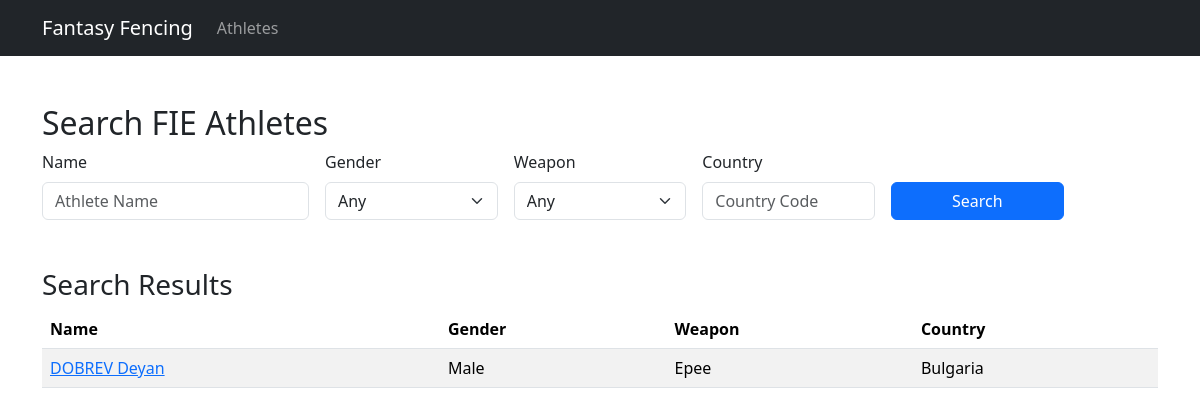
The page /frontend/php/searchAthletes.php?name=DOBREV Deyan on the database its author committed.
### tables this page shows
CREATE TABLE IF NOT EXISTS athletes (
    	id INT PRIMARY KEY,
    	name VARCHAR(100) NOT NULL,
    	firstName VARCHAR(50) NOT NULL,
    	lastName VARCHAR(50) NOT NULL,
    	gender ENUM('male', 'female') NOT NULL,
    	nationality CHAR(3) NOT NULL,
    	weapon ENUM('sabre', 'epee', 'foil') NOT NULL,
    	weapon2 ENUM('sabre', 'epee', 'foil') DEFAULT NULL,
    	isActive BOOLEAN DEFAULT FALSE
);

### backend/php/databaseFunctions.php (called while the page is built, shortened)
<?php
function searchAthletes($name = '', $gender = '', $weapon = '', $country = '') {
    	$db = dbConnect();
    	$query = "SELECT id, name, gender, weapon, weapon2, nationality FROM athletes WHERE 1=1";
    	$params = [];
    	$types = '';
    	if ($name) {
        	$query .= " AND name LIKE ?";
        	$params[] = '%' . $name . '%';
        	$types .= 's';
    	}
    	$stmt = $db->prepare($query);
    	if ($types) {
        	$stmt->bind_param($types, ...$params);
    	}
    	$stmt->execute();
    	$result = $stmt->get_result();
    	$athletes = [];
    	while ($row = $result->fetch_assoc()) {
        	$athletes[] = $row;
    	}
    	return $athletes;
}
?>

### frontend/php/searchAthletes.php (the view, shortened to what this page needs)
<?php
include 'header.php';
include '../../backend/php/dataArrays.php';
?>
<body>
	<div class="container mt-5">
        	<h2>Search FIE Athletes</h2>
        	<form action="" method="GET">
            		<div class="row g-3 align-items-end">
                		<div class="col-md-3">
                    			<label for="name" class="form-label">Name</label>
                    			<input type="text" class="form-control" id="name" name="name" placeholder="Athlete Name">
                		</div>
                		<div class="col-md-2">
                    			<label for="gender" class="form-label">Gender</label>
                    			<select class="form-select" id="gender" name="gender">
                       				<option value="">Any</option>
                    			</select>
                		</div>
                		<div class="col-md-2">
                    			<label for="weapon" class="form-label">Weapon</label>
                    			<select class="form-select" id="weapon" name="weapon">
						<option value="">Any</option>
                    			</select>
                		</div>
                		<div class="col-md-2">
                    			<label for="country" class="form-label">Country</label>
                    			<input type="text" class="form-control" id="country" name="country" placeholder="Country Code">
                		</div>
                		<div class="col-md-2">
                    			<button type="submit" class="btn btn-primary w-100">Search</button>
                		</div>
            		</div>
        	</form>
        	<?php if ($_SERVER['REQUEST_METHOD'] === 'GET' && !empty($_GET)): ?>
            		<h3 class="mt-5">Search Results</h3>
            		<table class="table table-striped">
                		<thead>
                    			<tr>
                        		<th>Name</th>
                        		<th>Gender</th>
                        		<th>Weapon</th>
                        		<th>Country</th>
                    			</tr>
                		</thead>
                		<tbody>
		            		<?php
		            		require_once '../../backend/php/databaseFunctions.php';
		            		$results = searchAthletes($_GET['name'] ?? '', $_GET['gender'] ?? '', $_GET['weapon'] ?? '', $_GET['country'] ?? '');
				    	foreach ($results as $athlete):
				        	$weaponDisplay = ucfirst($athlete['weapon']);
				        	$genderDisplay = ucfirst($athlete['gender']);
				       	 	$countryName = $validCountryCodes[$athlete['nationality']] ?? $athlete['nationality'];
				    	?>
				        <tr>
		                    		<td><a href="athlete.php?id=<?= $athlete['id'] ?>"><?= htmlspecialchars($athlete['name']) ?></a></td>
		                    		<td><?= htmlspecialchars($genderDisplay) ?></td>
		                    		<td><?= htmlspecialchars($weaponDisplay) ?></td>
		                    		<td><?= htmlspecialchars($countryName) ?></td>
		                	</tr>
		            		<?php endforeach; ?>
                		</tbody>
            		</table>
       	 	<?php endif; ?>
    	</div>
</body>
</html>

### rows shown on the page
athletes: name "DOBREV Deyan", gender "Male", weapon "Epee", nationality "Bulgaria"
